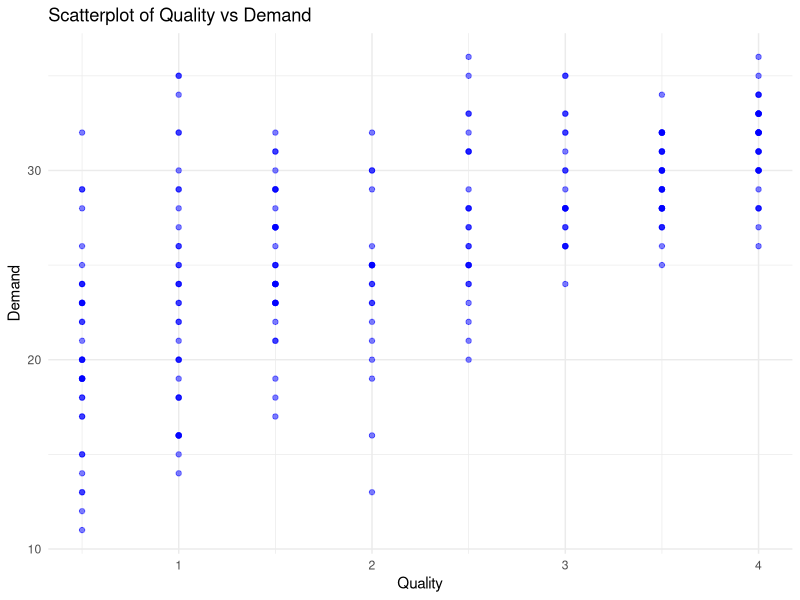
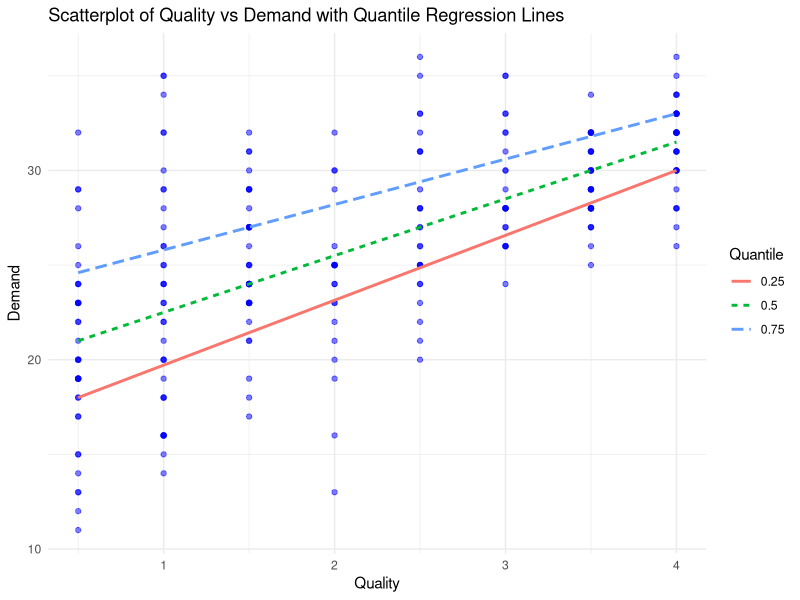

These figures' R source, in order:
# Load necessary libraries
library(quantreg)
library(ggplot2)

# Read the datasets
train_data <- read.csv("quantile_train.csv")
test_data <- read.csv("quantile_test.csv")

# Part (a): Scatterplot and Quantile Regression Lines
# Plot the scatterplot of quality vs demand
ggplot(train_data, aes(x = quality, y = demand)) +
  geom_point(color = "blue", alpha = 0.5) +
  labs(title = "Scatterplot of Quality vs Demand",
       x = "Quality",
       y = "Demand") +
  theme_minimal()

# Fit quantile regression models for different quantiles
taus <- c(0.25, 0.5, 0.75)
quantile_models <- lapply(taus, function(tau) {
  rq(demand ~ quality, data = train_data, tau = tau)
})

# Create a new data frame for predictions
quality_values <- seq(min(train_data$quality), max(train_data$quality), length.out = 100)
predicted_quantiles <- sapply(quantile_models, function(model) {
  predict(model, newdata = data.frame(quality = quality_values))
})
predicted_data <- data.frame(
  quality = rep(quality_values, times = length(taus)),
  demand = as.vector(predicted_quantiles),
  quantile = factor(rep(taus, each = length(quality_values)))
)

# Plot the scatterplot of quality vs demand
ggplot(train_data, aes(x = quality, y = demand)) +
  geom_point(color = "blue", alpha = 0.5) +
  geom_line(data = predicted_data, aes(x = quality, y = demand, color = quantile, linetype = quantile), size = 1) +
  labs(title = "Scatterplot of Quality vs Demand with Quantile Regression Lines",
       x = "Quality",
       y = "Demand",
       color = "Quantile",
       linetype = "Quantile") +
  theme_minimal()

# Part (b): Report estimated quantile function for each tau
quantile_functions <- lapply(quantile_models, function(model) {
  coef(model)
})

names(quantile_functions) <- paste("Quantile", taus)
print("Estimated Quantile Functions:")
print(quantile_functions)

# Part (c): Optimal ordering quantity if quality score is 5
quality_value <- 5
ordering_quantities <- sapply(quantile_models, function(model) {
  predict(model, newdata = data.frame(quality = quality_value))
})
names(ordering_quantities) <- paste("Quantile", taus)
print("Optimal Ordering Quantities for Quality Score 5:")
print(ordering_quantities)

# Cost calculation
cost_price <- 10
sale_price <- 30

# Part (d): Out-of-sample cost calculation for test data
test_quality <- test_data$quality
test_demand <- test_data$demand

# Predict demand for each quantile
predicted_demand <- sapply(quantile_models, function(model) {
  predict(model, newdata = data.frame(quality = test_quality))
})

# Calculate the cost for each quantile prediction
calculate_cost <- function(actual, predicted) {
  overstock_cost <- (predicted > actual) * (predicted - actual) * cost_price
  understock_cost <- (predicted < actual) * (actual - predicted) * (sale_price - cost_price)
  total_cost <- overstock_cost + understock_cost
  return(total_cost)
}

# Compute costs for each prediction on the test set
out_of_sample_costs <- apply(predicted_demand, 2, function(pred) {
  sum(calculate_cost(test_demand, pred))
})
names(out_of_sample_costs) <- paste("Quantile", taus)
print("Out-of-Sample Costs:")
print(out_of_sample_costs)